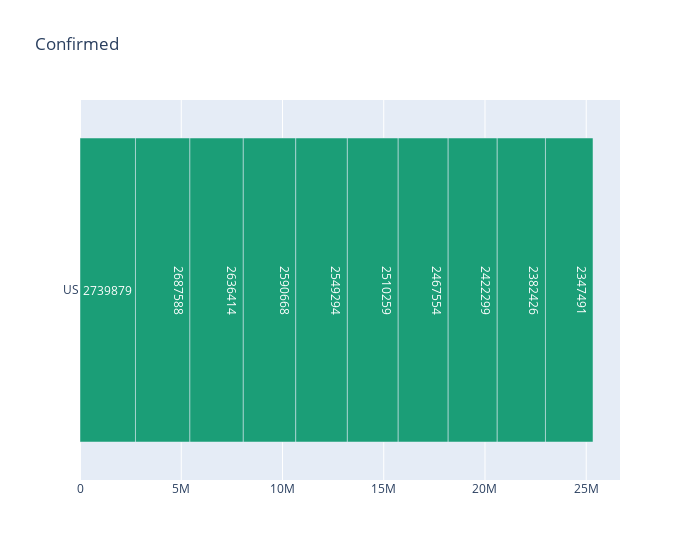

The cell this chart's notebook holds for it:
### Markdown cell above
## Country wise summary

### Code cell
plot_barh('Confirmed')

### Figure 1 — Plotly figure (JSON) as saved in the notebook; plotly's stock layout.template omitted (floating-point values rounded to 4 significant figures)
{"data": [{"alignmentgroup": "True", "customdata": [[2739879, 128740], [2687588, 128105], [2636414, 127432], [2590668, 126711], [2549294, 126360], [2510259, 126120], [2467554, 125631], [2422299, 125026], [2382426, 122604], [2347491, 121847]], "hovertemplate": "Country/Region=%{y}<br>Confirmed=%{customdata[0]}<br>Deaths=%{customdata[1]}<extra></extra>", "legendgroup": "US", "marker": {"color": "rgb(27,158,119)"}, "name": "US", "offsetgroup": "US", "orientation": "h", "showlegend": true, "text": [2739879, 2687588, 2636414, 2590668, 2549294, 2510259, 2467554, 2422299, 2382426, 2347491], "textposition": "auto", "type": "bar", "x": [2739879, 2687588, 2636414, 2590668, 2549294, 2510259, 2467554, 2422299, 2382426, 2347491], "xaxis": "x", "y": ["US", "US", "US", "US", "US", "US", "US", "US", "US", "US"], "yaxis": "y"}], "layout": {"barmode": "relative", "legend": {"title": {"text": "Country/Region"}, "tracegroupgap": 0}, "showlegend": false, "title": {"text": "Confirmed"}, "uniformtext": {"minsize": 8, "mode": "hide"}, "width": 700, "xaxis": {"anchor": "y", "domain": [0, 1], "title": {"text": ""}}, "yaxis": {"anchor": "x", "categoryarray": ["US"], "categoryorder": "array", "domain": [0, 1], "title": {"text": ""}}}}
